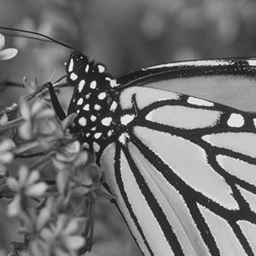
%> input picture Monarch.png, 256 x 256 px
$ octave Demo_SS_GMM.m   (GNU Octave 9; MATLAB toolbox functions it lacks are replaced by stand-ins)
%> lines starting %> are read from the running program, lines starting %| are printed output that depends on the picture
### funcs/csnr.m
function s=csnr(A,B,row,col)
[n,m,ch]=size(B);
A=double(A);
B=double(B);

if ch==1
   e=A-B;
   e=e(row+1:n-row,col+1:m-col);
   me=mean(mean(e.^2));
   s=10*log10(255^2/me);
else
   e=A-B;
   e=e(row+1:n-row,col+1:m-col,:);
   e1=e(:,:,1);e2=e(:,:,2);e3=e(:,:,3);
   me1=mean(mean(e1.^2));
   me2=mean(mean(e2.^2));
   me3=mean(mean(e3.^2));
   mse=(me1+me2+me3)/3;
   s  = 10*log10(255^2/mse);
end


return;

### funcs/setpar.m
function Par = setpar(N_Img)
%This function does a coarse noise level estimation for the input noisy
%image and sets parameters for the following SS-GMM algorithm.

% Convert the input noisy image to (overlapped) noisy patches
ps     = 7;
N_Pats = im2col(N_Img, [ps ps]);

% Calculate the covariance of noisy patches
N_Covs = N_Pats * N_Pats';
N_Covs = N_Covs / size(N_Pats, 2);

% Do eigenvalue decomposition (EVD) for this covariance matrix
[~, S] = eig(N_Covs);
S      = diag(S);

% Regard the smallest eigenvalue as the noise level (coarse estimation)
E_nSig = min(S);
E_nSig = 255 * sqrt(E_nSig);        % Note: the input image is normalized by dividing 255

% Set parameters for SS-GMM with the coarsely estimated noise level
if E_nSig <  20                     % for small noise levels
    Par.ps = 9;                     % patch size
    Par.cn = 50;                    % number of Gaussian components
end

if E_nSig >= 20 && E_nSig < 40      % for middle noise levels
    Par.ps = 9;                     % patch size
    Par.cn = 50;                    % number of Gaussian components
end

if E_nSig > 40                      % for large noise levels
    Par.ps = 11;                     % patch size
    Par.cn = 20;                    % number of Gaussian components
end

end

### funcs/SS_GMM.m
function [E_nSig, model] = SS_GMM(N_Img, Par)
%This function learns image prior directly from a single noisy image.

% Convert the input noisy image to (overlapped) noisy patches
ps     = Par.ps;
N_Pats = im2col(N_Img, [ps ps]);

% Remove DC component of each patch
M_Pats = mean(N_Pats);
N_Pats = N_Pats - M_Pats;

% Initialize with the EM-GMM algorithm
fprintf('EM-GMM: running ... \n');
tol      = 1e-4;
maxiter  = 100;
llh_EM   = -inf(1,maxiter);
R        = initialization(N_Pats, Par.cn);   % Initialize R
for iter = 2:maxiter
    % Remove empty clusters
    [~,label(1,:)] = max(R,[],2);
    R = R(:,unique(label));
    Par.cn = size(R, 2);
    % M-Step: update model parameters
    model = maximization(N_Pats, R);
    % E-Step; update R
    [R, llh_EM(iter)] = expectation(N_Pats, model);
    % Print iteration information
    fprintf('Iteration %d, logL: %.2f\n', iter, llh_EM(iter));
    % Stopping criterion
    if abs(llh_EM(iter)-llh_EM(iter-1)) < tol*abs(llh_EM(iter)); break; end
end

% Start the SS-GMM
fprintf('SS-GMM: running ... \n');
llh_SS   = -inf(1,maxiter);
for iter = 2:maxiter
    % Remove empty clusters
    [~,label(1,:)] = max(R,[],2);
    R = R(:,unique(label));
    Par.cn = size(R, 2);
    % M-Step: update model parameters
    model = maximization(N_Pats, R);
    % Noise estimation and Covariance correction
    [E_nSig, N_Covs] = cov_correction(model);
    model.Covs       = N_Covs;
    % E-Step; update R
    [R, llh_SS(iter)] = expectation(N_Pats, model);
    % Print iteration information
    fprintf('Iteration %d, logL: %.2f, E_nSig: %2.2f\n', iter, llh_SS(iter), sqrt(E_nSig)*255);
    % Stopping criterion
    if abs(llh_SS(iter)-llh_SS(iter-1)) < tol*abs(llh_SS(iter)); break; end
end

% Update the Covariance for further processing
E_Covs = zeros(size(N_Covs));
for ii = 1:Par.cn
    % Do EVD
    Cov    = N_Covs(:,:,ii);
    Cov    = (Cov + Cov')/2; % to avoid numerical error
    [U, S] = eig(Cov);
    % Substract noise level from covariance eigenvalues
    S = S - E_nSig;
    S(S<1e-6) = 1e-6;
    % Do inverse EVD
    Cov = U * S * U';
    Cov = (Cov + Cov')/2;
    E_Covs(:,:,ii) = Cov;
end
model.Covs = E_Covs;


% ----------------------------------------------------------------------- %
% ----------------------------------------------------------------------- %
% ----------------------------------------------------------------------- %
% [62 lines left out: function cov_correction, not called in this run]


% ----------------------------------------------------------------------- %
% ----------------------------------------------------------------------- %
% ----------------------------------------------------------------------- %
function R = initialization(X, init)
n = size(X,2);
if isstruct(init)  % init with a model
    R  = expectation(X,init);
elseif numel(init) == 1  % random init k
    k = init;
    label = ceil(k*rand(1,n));
    R = full(sparse(1:n,label,1,n,k,n));
elseif all(size(init)==[1,n])  % init with labels
    label = init;
    k = max(label);
    R = full(sparse(1:n,label,1,n,k,n));
else
    error('ERROR: init is not valid.');
end

% ----------------------------------------------------------------------- %
% ----------------------------------------------------------------------- %
% ----------------------------------------------------------------------- %
function [R, llh] = expectation(X, model)
w    = model.w;
mu   = model.mu;
Covs = model.Covs;

n = size(X,2);
k = size(mu,2);
R = zeros(n,k);
for i = 1:k
    R(:,i) = loggausspdf(X,mu(:,i),Covs(:,:,i));
end
R   = bsxfun(@plus,R,log(w));
T   = logsumexp(R,2);
R   = exp(bsxfun(@minus,R,T));
llh = sum(T)/n;                             % loglikelihood

% ----------------------------------------------------------------------- %
% ----------------------------------------------------------------------- %
% ----------------------------------------------------------------------- %
function model = maximization(X, R)
[d,n] = size(X);
k  = size(R,2);
nk = sum(R,1);
w  = nk/n;
mu = zeros(d,k);
% mu = bsxfun(@times, X*R, 1./nk);

Covs = zeros(d,d,k);
r = sqrt(R);
for i = 1:k
    Xo = bsxfun(@minus,X,mu(:,i));
    Xo = bsxfun(@times,Xo,r(:,i)');
    Covs(:,:,i) = Xo*Xo'/nk(i)+eye(d)*(1e-6);
end

model.w = w;
model.mu = mu;
model.Covs = Covs;

% ----------------------------------------------------------------------- %
% ----------------------------------------------------------------------- %
% ----------------------------------------------------------------------- %
% [11 lines left out: function loggausspdf, not called in this run]

### Demo_SS_GMM.m
clear;
close all

% Add path for auxiliary functions
addpath('./funcs');

% Set the random number generator
reset(RandStream.getGlobalStream);
%> (this line was passed over: RandStream is not available in this run)

% Determine the experiment setting
nSig0   = 15/255;               % noise level

% Load the test image and Genenrate the corresponding noisy image
path_Img = './Monarch.png';
O_Img    = imread(path_Img);
%> O_Img is the input picture: size 256x256 uint8; min 16, max 243, mean 112.9
O_Img    = double(O_Img)/255;
%> O_Img: size 256x256 double
N_Img    = O_Img + nSig0 * randn(size(O_Img));
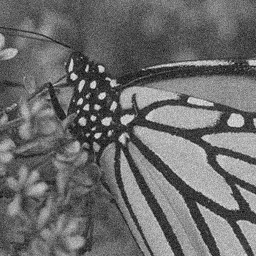
%> N_Img: size 256x256 double; min -0.08, max 1.16, mean 0.442; drawn with min black and max white

% Print the psnr of the noisy image to be processed
PSNR  = csnr( O_Img*255, N_Img*255, 0, 0 );
%> in csnr, `e=A-B;`:
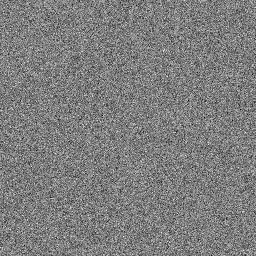
%> e: size 256x256 double; min -62.29, max 63.77, mean 0.1; drawn with min black and max white
%> in csnr, `me=mean(mean(e.^2));`: me = 225.4
%> in csnr, `s=10*log10(255^2/me);`: s = 24.6
%> PSNR = 24.6
fprintf( 'Noisy Image: nSig = %2.3f, PSNR = %2.2f \n', nSig0*255, PSNR );
%| Noisy Image: nSig = 15.000, PSNR = 24.60

% Set parameters for SS-GMM
Par = setpar(N_Img);
%> in setpar, `S      = diag(S);`: S = 49 values from 0.00356 to 10.94
%> in setpar, `E_nSig = min(S);`: E_nSig = 0.00356
%> in setpar, `E_nSig = 255 * sqrt(E_nSig);`: E_nSig = 15.21
%> Par = {ps 9, cn 50}

% Learn the image prior with the SS-GMM
[Par.nSig, model] = SS_GMM(N_Img, Par);
%> in SS_GMM, `ps     = Par.ps;`: ps = 9
%> in initialization, `n = size(X,2);`: n = 61504
%> in initialization, `k = init;`: k = 50
%> the loop in SS_GMM, `for iter = 2:maxiter` made 1 pass
%> (Par.cn, d in maximization) on pass 1: (50, 81)
%> the run ends on the next line
